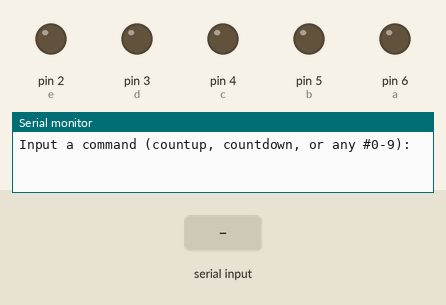
Bench run of a sketch on a simulated Arduino Uno, built with avr-gcc and run on an emulated ATmega328P. Shown: output pins drawn as LEDs (lit = HIGH), the last lines printed to the serial monitor. The inputs (shaded band) are chosen by the test bench. Pins used as bus, display or sensor lines are not drawn.

Above: at 1.2 s.
1.3 s: "countup" received over Serial
At 1.9 s:
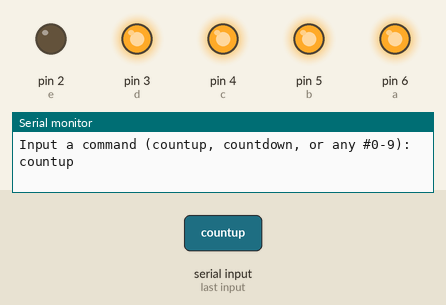
At 6.5 s:
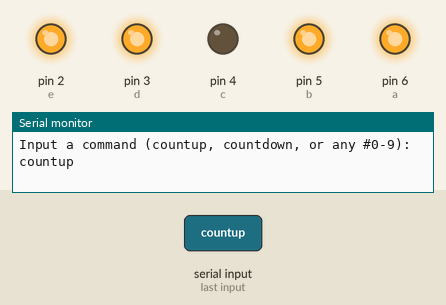
7.3 s: "countdown" received over Serial
At 10.4 s:
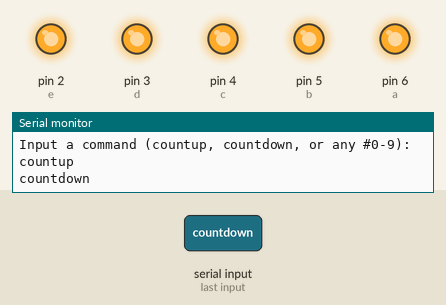
Timing chart, 0 to 16.3 s (numbered marks = the images above; inputs shaded):
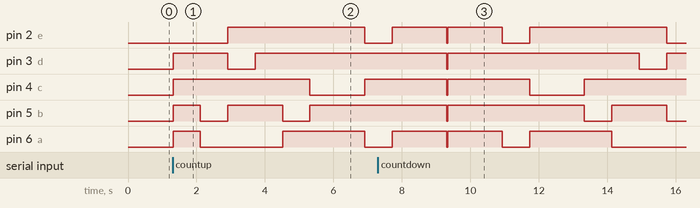

Measured:
- after the input at 1.3 s, pin 2 (e): LOW → HIGH after 1.6 s, → LOW 4.0 s later; pin 3 (d): LOW → HIGH at once, → LOW 1.6 s later, → HIGH 0.80 s later

The sketch:

7digitdisplay.ino
```cpp
const int a = 6;
const int b = 5;
const int c = 4;
const int d = 3;
const int e = 2;
const int f = 1;
const int g = 0;
int delay_time = 800;
String comdata = "";
int lastLength = 0;


void setup() {
  for (int y=0; y <= 6; y++){
    pinMode(y, OUTPUT);
  }
  Serial.begin(9600); //bps
  Serial.println("Input a command (countup, countdown, or any #0-9):");

}

/*
    ___b___
 a |        | c
   |        |
    ________
   |    e    |
 g |         | d
    _________
         f
*/


void low(void){
  for (int x=0; x <= 6; x++){
    digitalWrite(x, LOW);
  }
}

void num_0(void){
  digitalWrite(a, HIGH);
  digitalWrite(b, HIGH);
  digitalWrite(c, HIGH);
  digitalWrite(d, HIGH);
  digitalWrite(f, HIGH);
  digitalWrite(g, HIGH);

}

void num_1(void){
  digitalWrite(c, HIGH);
  digitalWrite(d, HIGH);
}

void num_2(void){
  digitalWrite(b, HIGH);
  digitalWrite(c, HIGH);
  digitalWrite(e, HIGH);
  digitalWrite(f, HIGH);
  digitalWrite(g, HIGH);
}

void num_3(void){
  digitalWrite(b, HIGH);
  digitalWrite(c, HIGH);
  digitalWrite(d, HIGH);
  digitalWrite(e, HIGH);
  digitalWrite(f, HIGH);
}

void num_4(void){
  digitalWrite(a, HIGH);
  digitalWrite(c, HIGH);
  digitalWrite(d, HIGH);
  digitalWrite(e, HIGH);
}

void num_5(void){
  digitalWrite(a, HIGH);
  digitalWrite(b, HIGH);
  digitalWrite(d, HIGH);
  digitalWrite(e, HIGH);
  digitalWrite(f, HIGH);
}

void num_6(void){
  digitalWrite(a, HIGH);
  digitalWrite(b, HIGH);
  digitalWrite(d, HIGH);
  digitalWrite(e, HIGH);
  digitalWrite(f, HIGH);
  digitalWrite(g, HIGH);
}

void num_7(void){
  digitalWrite(b, HIGH);
  digitalWrite(c, HIGH);
  digitalWrite(d, HIGH);
}

void num_8(void){
  digitalWrite(a, HIGH);
  digitalWrite(b, HIGH);
  digitalWrite(c, HIGH);
  digitalWrite(d, HIGH);
  digitalWrite(e, HIGH);
  digitalWrite(f, HIGH);
  digitalWrite(g, HIGH);
}

void num_9(void){
  digitalWrite(a, HIGH);
  digitalWrite(b, HIGH);
  digitalWrite(c, HIGH);
  digitalWrite(d, HIGH);
  digitalWrite(e, HIGH);
}

void countup(void){
  num_0();
  delay(delay_time);
  low();

  num_1();
  delay(delay_time);
  low();

  num_2();
  delay(delay_time);
  low();

  num_3();
  delay(delay_time);
  low();

  num_4();
  delay(delay_time);
  low();

  num_5();
  delay(delay_time);
  low();

  num_6();
  delay(delay_time);
  low();

  num_7();
  delay(delay_time);
  low();

  num_8();
  delay(delay_time);
  low();

  num_9();
  delay(delay_time);
  low();
}

void countdown(void){
  num_9();
  delay(delay_time);
  low();

  num_8();
  delay(delay_time);
  low();

  num_7();
  delay(delay_time);
  low();

  num_6();
  delay(delay_time);
  low();

  num_5();
  delay(delay_time);
  low();

  num_4();
  delay(delay_time);
  low();

  num_3();
  delay(delay_time);
  low();

  num_2();
  delay(delay_time);
  low();

  num_1();
  delay(delay_time);
  low();

  num_0();
  delay(delay_time);
  low();
}


void loop(){
  if(Serial.available()>0)
  {
    comdata = "";
    while (Serial.available() > 0)
    {
      comdata += char(Serial.read());
      delay(2);
    }
    Serial.println(comdata);
  }
    if(comdata == "countup")
    {
      countup();
    }
    else if(comdata == "countdown")
    {
      countdown();
    }
    else if(comdata == "0")
    {
      num_0();
      delay(delay_time);
      low();
    }
    else if(comdata == "1")
    {
      num_1();
      delay(delay_time);
      low();
    }
    else if(comdata == "2")
    {
      num_2();
      delay(delay_time);
      low();
    }
    else if(comdata == "3")
    {
      num_3();
    }
    else if(comdata == "4")
    {
      num_5();
    }
    else if(comdata == "6")
    {
      num_6();
    }
    else if(comdata == "7")
    {
      num_7();
    }
    else if(comdata == "0")
    {
      num_0();
    }
    else if(comdata == "8")
    {
      num_8();
    }
    else if(comdata == "9")
    {
      num_9();
    }
    else
    {
      low();
    }


}
```
